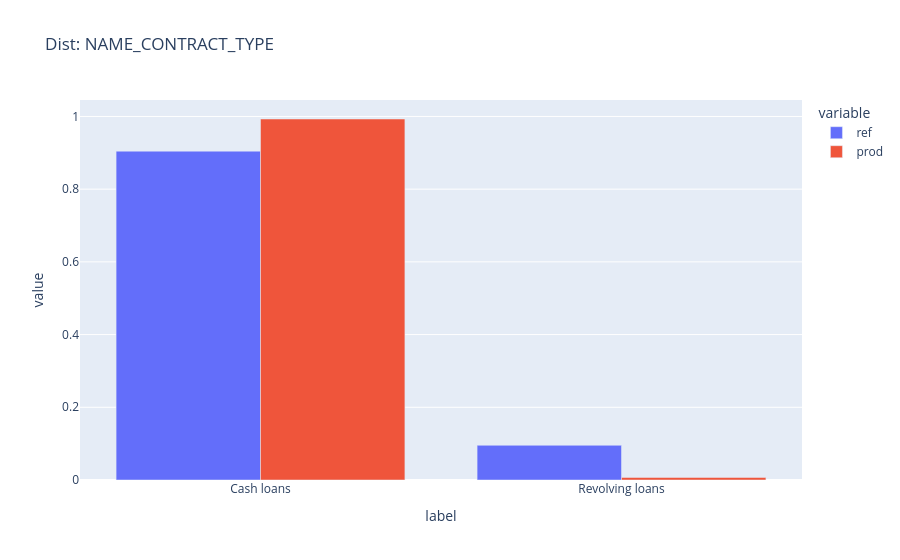

This figure's notebook cell:
### Code cell
import numpy as np

feature_name = "NAME_CONTRACT_TYPE"

# Récupération référence
ref_one = [r for r in ref_rows if r["feature"] == feature_name][0]
ref_dist = ref_one.get("ref_dist_json") or {}
labels_ref = ref_dist.get("labels") or []
ref_p = np.array(ref_dist.get("p") or [], dtype=float)

# Production
prod_s = prod_inputs[feature_name]

from monitoring.lib.drift import prod_dist_categorical, psi_from_dists

_, prod_p = prod_dist_categorical(prod_s, labels_ref=labels_ref)

# DataFrame pour plot
df_plot = pd.DataFrame({
    "label": labels_ref,
    "ref": ref_p,
    "prod": prod_p
})

from monitoring.lib.charts import bar_ref_vs_prod

fig_detail = bar_ref_vs_prod(df_plot, feature_name)
fig_detail.show()

# PSI affiché
psi_val = psi_from_dists(ref_p, prod_p)
print(f"PSI({feature_name}) = {psi_val:.4f}")

### Figure 1 — Plotly figure (JSON) as saved in the notebook; plotly's stock layout.template omitted (floating-point values rounded to 4 significant figures)
{"data": [{"alignmentgroup": "True", "hovertemplate": "variable=ref<br>label=%{x}<br>value=%{y}<extra></extra>", "legendgroup": "ref", "marker": {"color": "#636efa", "pattern": {"shape": ""}}, "name": "ref", "offsetgroup": "ref", "orientation": "v", "showlegend": true, "textposition": "auto", "type": "bar", "x": ["Cash loans", "Revolving loans"], "xaxis": "x", "y": [0.9045, 0.09547], "yaxis": "y"}, {"alignmentgroup": "True", "hovertemplate": "variable=prod<br>label=%{x}<br>value=%{y}<extra></extra>", "legendgroup": "prod", "marker": {"color": "#EF553B", "pattern": {"shape": ""}}, "name": "prod", "offsetgroup": "prod", "orientation": "v", "showlegend": true, "textposition": "auto", "type": "bar", "x": ["Cash loans", "Revolving loans"], "xaxis": "x", "y": [0.993, 0.007], "yaxis": "y"}], "layout": {"barmode": "group", "legend": {"title": {"text": "variable"}, "tracegroupgap": 0}, "title": {"text": "Dist: NAME_CONTRACT_TYPE"}, "xaxis": {"anchor": "y", "domain": [0, 1], "title": {"text": "label"}}, "yaxis": {"anchor": "x", "domain": [0, 1], "title": {"text": "value"}}}}
